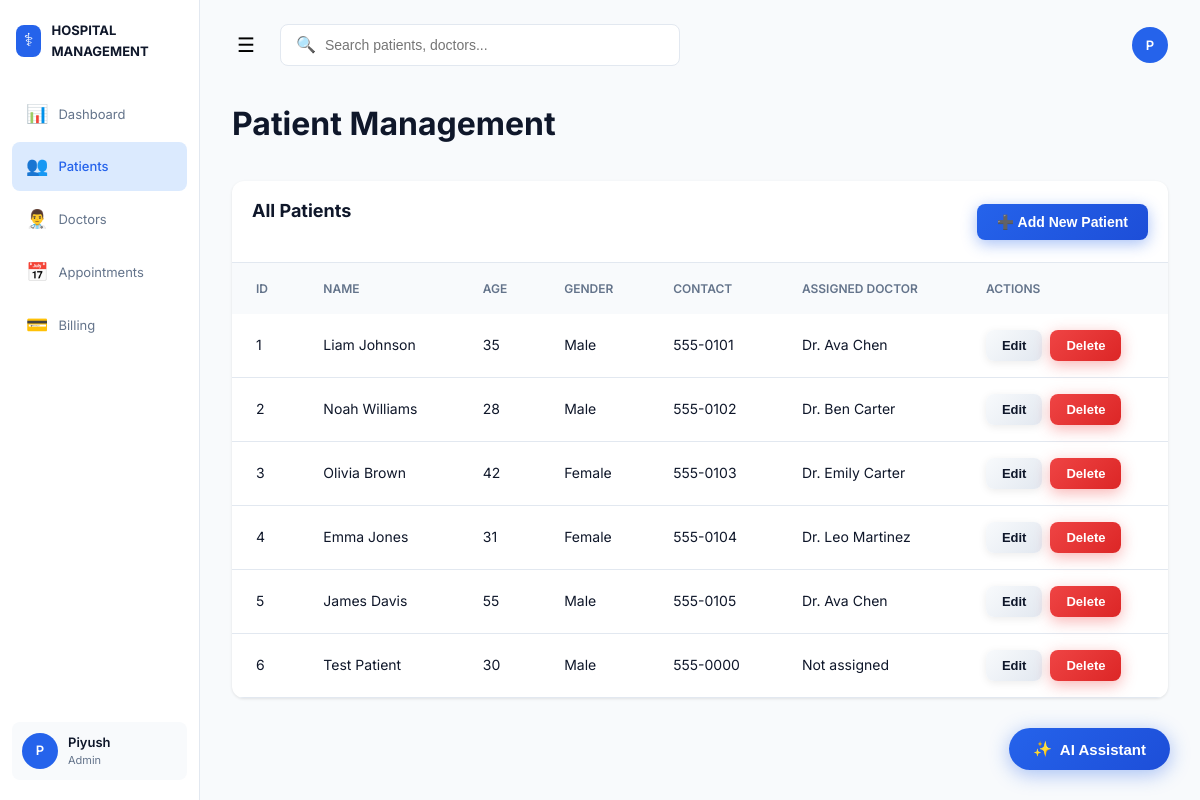
Page /patients on the committed database.
### app.py (models this page shows)
class Patient(db.Model):
    id = db.Column(db.Integer, primary_key=True)
    name = db.Column(db.String(100), nullable=False)
    age = db.Column(db.Integer, nullable=False)
    gender = db.Column(db.String(10), nullable=False)
    address = db.Column(db.String(200), nullable=False)
    contact = db.Column(db.String(20), nullable=False)
    medical_history = db.Column(db.Text)
    assigned_doctor_id = db.Column(db.Integer, db.ForeignKey('doctor.id'))
    created_at = db.Column(db.DateTime, default=datetime.utcnow)

class Doctor(db.Model):
    id = db.Column(db.Integer, primary_key=True)
    name = db.Column(db.String(100), nullable=False)
    specialization = db.Column(db.String(100), nullable=False)
    schedule = db.Column(db.String(200), nullable=False)
    created_at = db.Column(db.DateTime, default=datetime.utcnow)

### app.py (the view)
@app.route('/patients')
def patients():
    all_patients = Patient.query.all()
    doctors = Doctor.query.all()
    return render_template('patients.html', patients=all_patients, doctors=doctors)

### templates/patients.html (shortened to what this page needs)
{% extends "base.html" %}
{% block content %}
<div class="welcome-header">
    <h1>Patient Management</h1>
</div>
<div class="data-table">
    <div class="table-header">
        <h2 class="section-title">All Patients</h2>
        <button class="btn btn-primary" onclick="openAddPatientModal()">➕ Add New Patient</button>
    </div>
    <div class="table-wrapper">
        <table>
            <thead>
                <tr>
                    <th>ID</th>
                    <th>NAME</th>
                    <th>AGE</th>
                    <th>GENDER</th>
                    <th>CONTACT</th>
                    <th>ASSIGNED DOCTOR</th>
                    <th>ACTIONS</th>
                </tr>
            </thead>
            <tbody id="patientsTableBody">
                {% for patient in patients %}
                <tr>
                    <td>{{ patient.id }}</td>
                    <td>{{ patient.name }}</td>
                    <td>{{ patient.age }}</td>
                    <td>{{ patient.gender }}</td>
                    <td>{{ patient.contact }}</td>
                    <td>
                        {% if patient.assigned_doctor_id %}
                        {% for doctor in doctors %}
                        {% if doctor.id == patient.assigned_doctor_id %}
                        {{ doctor.name }}
                        {% endif %}
                        {% endfor %}
                        {% else %}
                        Not assigned
                        {% endif %}
                    </td>
                    <td>
                        <div class="action-buttons">
                            <button class="btn btn-sm btn-secondary"
                                onclick="editPatient({{ patient.id }})">Edit</button>
                            <button class="btn btn-sm btn-danger"
                                onclick="deletePatient({{ patient.id }})">Delete</button>
                        </div>
                    </td>
                </tr>
                {% endfor %}
            </tbody>
        </table>
    </div>
</div>
{% endblock %}

### static/css/style.css (style rules this page uses)
:root { --primary-blue: #2563eb; --primary-blue-hover: #1d4ed8; --bg-light: #f8fafc; --bg-white: #ffffff; --text-dark: #0f172a; --text-gray: #64748b; --border-color: #e2e8f0; --success-green: #10b981; --warning-red: #ef4444; --card-shadow: 0 1px 3px rgba(0, 0, 0, 0.1); --card-shadow-hover: 0 4px 12px rgba(0, 0, 0, 0.15); }
* { margin: 0; padding: 0; box-sizing: border-box; }
body { font-family: 'Inter', -apple-system, BlinkMacSystemFont, 'Segoe UI', sans-serif; background-color: var(--bg-light); color: var(--text-dark); line-height: 1.6; }
.welcome-header h1 { font-size: 32px; font-weight: 700; margin-bottom: 32px; }
.section-title { font-size: 18px; font-weight: 700; margin-bottom: 20px; }
.btn { padding: 10px 20px; border: none; border-radius: 8px; font-size: 14px; font-weight: 600; cursor: pointer; transition: all 0.3s ease; box-shadow: 0 2px 8px rgba(0, 0, 0, 0.1); position: relative; overflow: hidden; display: inline-flex; align-items: center; gap: 8px; }
.btn::before { content: ''; position: absolute; top: 0; left: -100%; width: 100%; height: 100%; background: linear-gradient(90deg, transparent, rgba(255, 255, 255, 0.3), transparent); transition: left 0.5s; }
.btn-primary { background: linear-gradient(135deg, #2563eb 0%, #1d4ed8 100%); color: white; box-shadow: 0 4px 15px rgba(37, 99, 235, 0.4); }
.btn-secondary { background: linear-gradient(135deg, #f8fafc 0%, #e2e8f0 100%); color: var(--text-dark); box-shadow: 0 2px 8px rgba(0, 0, 0, 0.08); }
.btn-danger { background: linear-gradient(135deg, #ef4444 0%, #dc2626 100%); color: white; box-shadow: 0 4px 15px rgba(239, 68, 68, 0.4); }
.btn-sm { padding: 8px 16px; font-size: 13px; border-radius: 8px; }
.data-table { width: 100%; background: var(--bg-white); border-radius: 12px; box-shadow: var(--card-shadow); overflow: hidden; }
.table-header { padding: 16px 20px; border-bottom: 1px solid var(--border-color); display: flex; justify-content: space-between; align-items: center; }
.table-wrapper { overflow-x: auto; }
table { width: 100%; border-collapse: collapse; }
table thead { background: var(--bg-light); }
table th { text-align: left; padding: 16px 24px; font-size: 12px; font-weight: 600; color: var(--text-gray); text-transform: uppercase; }
table td { padding: 16px 24px; border-bottom: 1px solid var(--border-color); font-size: 14px; }
.action-buttons { display: flex; gap: 8px; }

### rows in the picture
Patient: id "1", name "Liam Johnson", age "35", gender "Male", contact "555-0101"
Doctor: name "Dr. Ava Chen"
Patient: id "2", name "Noah Williams", age "28", gender "Male", contact "555-0102"
Doctor: name "Dr. Ben Carter"
Patient: id "3", name "Olivia Brown", age "42", gender "Female", contact "555-0103"
Doctor: name "Dr. Emily Carter"
Patient: id "4", name "Emma Jones", age "31", gender "Female", contact "555-0104"
Doctor: name "Dr. Leo Martinez"
Patient: id "5", name "James Davis", age "55", gender "Male", contact "555-0105"
Patient: id "6", name "Test Patient", age "30", gender "Male", contact "555-0000", shows "Not assigned"
